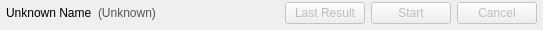
<?xml version="1.0" encoding="UTF-8"?>
<ui version="4.0">
 <class>ActionControl</class>
 <widget class="QWidget" name="ActionControl">
  <property name="geometry">
   <rect>
    <x>0</x>
    <y>0</y>
    <width>543</width>
    <height>30</height>
   </rect>
  </property>
  <layout class="QGridLayout" name="gridLayout">
   <property name="leftMargin">
    <number>6</number>
   </property>
   <property name="topMargin">
    <number>0</number>
   </property>
   <property name="rightMargin">
    <number>6</number>
   </property>
   <property name="bottomMargin">
    <number>3</number>
   </property>
   <property name="horizontalSpacing">
    <number>6</number>
   </property>
   <item row="0" column="0">
    <layout class="QHBoxLayout" name="horizontalLayout">
     <item>
      <widget class="QLabel" name="actionTitle">
       <property name="text">
        <string>Unknown Name</string>
       </property>
      </widget>
     </item>
     <item>
      <widget class="QLabel" name="statusLabel">
       <property name="toolTip">
        <string>This widget has not been initialized yet</string>
       </property>
       <property name="styleSheet">
        <string notr="true">QLabel{ color: rgb(85, 87, 83) }</string>
       </property>
       <property name="text">
        <string>(Unknown)</string>
       </property>
      </widget>
     </item>
     <item>
      <spacer name="horizontalSpacer">
       <property name="orientation">
        <enum>Qt::Horizontal</enum>
       </property>
       <property name="sizeHint" stdset="0">
        <size>
         <width>40</width>
         <height>20</height>
        </size>
       </property>
      </spacer>
     </item>
     <item>
      <widget class="QPushButton" name="resultsButton">
       <property name="enabled">
        <bool>false</bool>
       </property>
       <property name="text">
        <string>Last Result</string>
       </property>
      </widget>
     </item>
     <item>
      <widget class="QPushButton" name="startActionButton">
       <property name="enabled">
        <bool>false</bool>
       </property>
       <property name="text">
        <string>Start</string>
       </property>
      </widget>
     </item>
     <item>
      <widget class="QPushButton" name="cancelActionButton">
       <property name="enabled">
        <bool>false</bool>
       </property>
       <property name="text">
        <string>Cancel</string>
       </property>
      </widget>
     </item>
    </layout>
   </item>
  </layout>
 </widget>
 <resources/>
 <connections/>
</ui>
